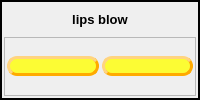
              <widget class="QFrame" name="frame_6">
               <property name="frameShape">
                <enum>QFrame::WinPanel</enum>
               </property>
               <property name="frameShadow">
                <enum>QFrame::Plain</enum>
               </property>
               <layout class="QGridLayout" name="gridLayout_73">
                <property name="leftMargin">
                 <number>2</number>
                </property>
                <property name="topMargin">
                 <number>2</number>
                </property>
                <property name="rightMargin">
                 <number>2</number>
                </property>
                <property name="bottomMargin">
                 <number>2</number>
                </property>
                <property name="spacing">
                 <number>3</number>
                </property>
                <item row="1" column="0">
                 <widget class="QFrame" name="frame_7">
                  <property name="frameShape">
                   <enum>QFrame::StyledPanel</enum>
                  </property>
                  <property name="frameShadow">
                   <enum>QFrame::Plain</enum>
                  </property>
                  <layout class="QGridLayout" name="gridLayout_74">
                   <property name="leftMargin">
                    <number>2</number>
                   </property>
                   <property name="topMargin">
                    <number>2</number>
                   </property>
                   <property name="rightMargin">
                    <number>2</number>
                   </property>
                   <property name="bottomMargin">
                    <number>2</number>
                   </property>
                   <property name="spacing">
                    <number>3</number>
                   </property>
                   <item row="0" column="1">
                    <widget class="QPushButton" name="CTRL_L_mouth_lipsBlow">
                     <property name="minimumSize">
                      <size>
                       <width>20</width>
                       <height>20</height>
                      </size>
                     </property>
                     <property name="styleSheet">
                      <string notr="true">QPushButton{
background-color: rgba(255, 255, 0, 200);
border-style: outset;
border-width: 3px;
border-radius: 10px;
border-color: rgb(255, 170, 0);
}
QPushButton:hover{
background-color:rgba(0,0,200,60); 
color: black;}
QPushButton:checked{
background-color: rgba(0,255, 0 ,200);
border-style: inset; }

</string>
                     </property>
                     <property name="text">
                      <string/>
                     </property>
                    </widget>
                   </item>
                   <item row="0" column="0">
                    <widget class="QPushButton" name="CTRL_R_mouth_lipsBlow">
                     <property name="minimumSize">
                      <size>
                       <width>20</width>
                       <height>20</height>
                      </size>
                     </property>
                     <property name="styleSheet">
                      <string notr="true">QPushButton{
background-color: rgba(255, 255, 0, 200);
border-style: outset;
border-width: 3px;
border-radius: 10px;
border-color: rgb(255, 170, 0);
}
QPushButton:hover{
background-color:rgba(0,0,200,60); 
color: black;}
QPushButton:checked{
background-color: rgba(0,255, 0 ,200);
border-style: inset; }

</string>
                     </property>
                     <property name="text">
                      <string/>
                     </property>
                    </widget>
                   </item>
                  </layout>
                 </widget>
                </item>
                <item row="0" column="0">
                 <widget class="QLabel" name="label_3">
                  <property name="maximumSize">
                   <size>
                    <width>16777215</width>
                    <height>30</height>
                   </size>
                  </property>
                  <property name="font">
                   <font>
                    <pointsize>10</pointsize>
                    <weight>75</weight>
                    <bold>true</bold>
                   </font>
                  </property>
                  <property name="text">
                   <string>lips blow</string>
                  </property>
                  <property name="alignment">
                   <set>Qt::AlignCenter</set>
                  </property>
                 </widget>
                </item>
               </layout>
              </widget>
